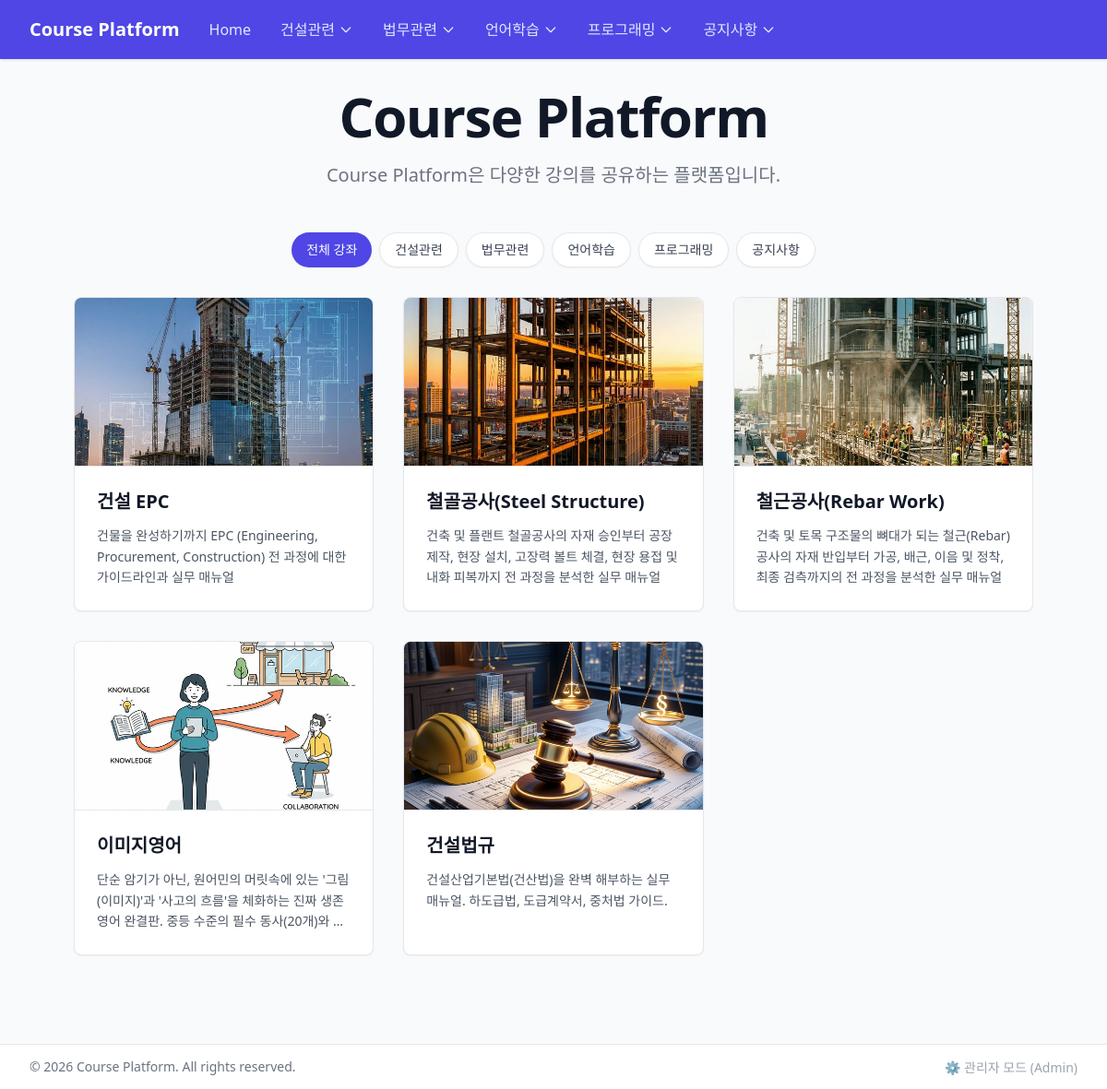
Before: / with the older database file.
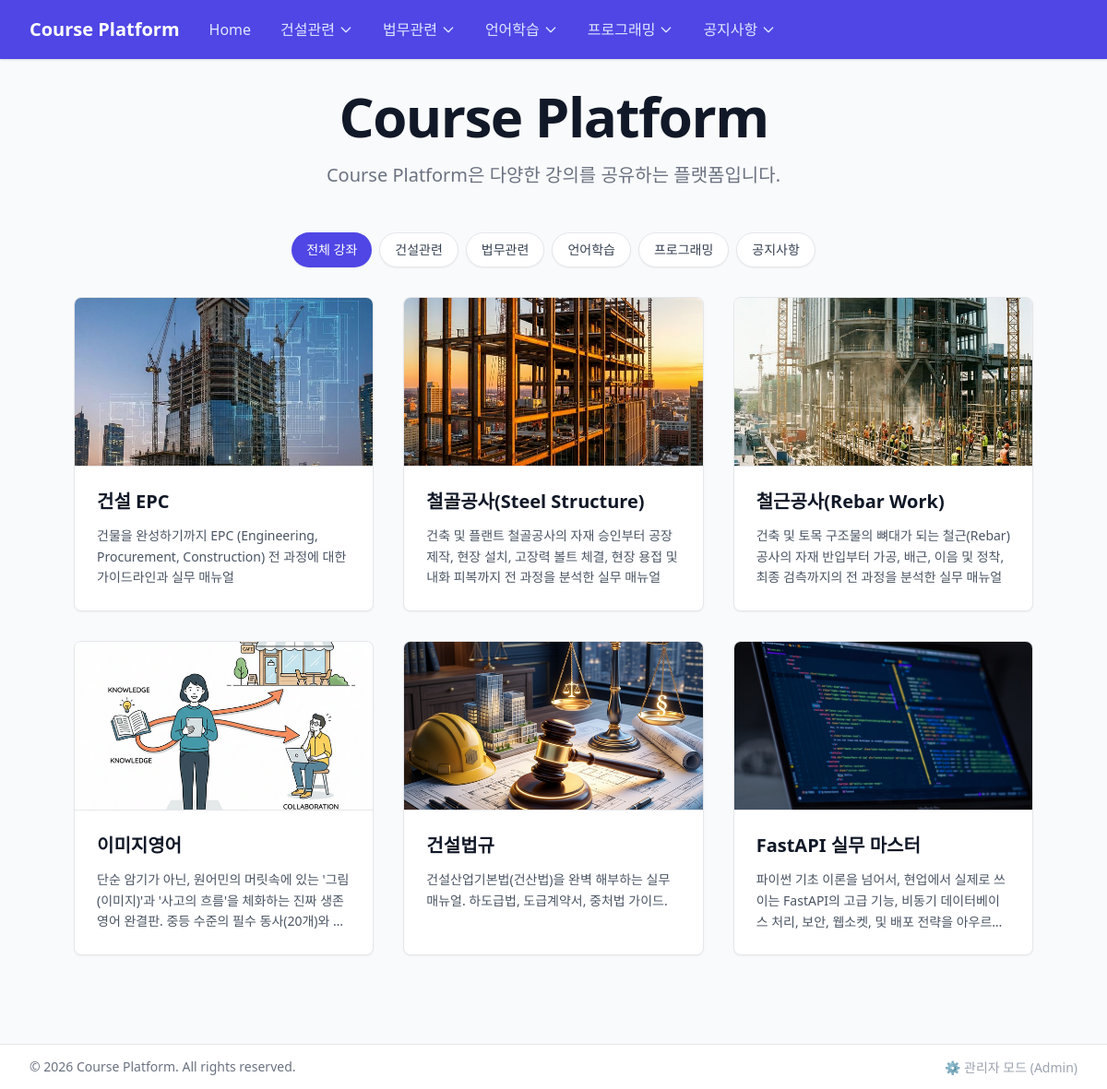
After: the same page with the newer database file.
### models/__init__.py (models this page shows)
class Category(SQLModel, table=True):
    id: Optional[int] = Field(default=None, primary_key=True)
    name: str = Field(index=True, unique=True)
    order: int = Field(default=0)
    courses: List["Course"] = Relationship(back_populates="category")

class Course(SQLModel, table=True):
    id: Optional[int] = Field(default=None, primary_key=True)
    title: str
    description: Optional[str] = None
    thumbnail_url: Optional[str] = None
    category_id: Optional[int] = Field(default=None, foreign_key="category.id")
    category: Optional[Category] = Relationship(back_populates="courses")
    lessons: List["Lesson"] = Relationship(back_populates="course", cascade_delete=True)

### routers/public.py (the view)
@router.get("/")
def home(request: Request, session: Session = Depends(get_session)):
    courses = session.exec(select(Course)).all()
    categories = session.exec(select(Category).order_by(Category.order)).all()
    return templates.TemplateResponse(
        request=request, name="public/index.html", context={"categories": categories, "courses": courses}
    )

### templates/public/index.html (shortened to what this page needs)
{% extends "public/base.html" %}
{% block content %}
<div class="w-full flex-1 overflow-y-auto min-h-0">
    <div class="text-center mb-12">
        <h1 class="text-4xl font-extrabold text-gray-900 sm:text-5xl sm:tracking-tight lg:text-6xl">
            Course Platform
        </h1>
        <p class="mt-5 max-w-xl mx-auto text-xl text-gray-500">
            Course Platform은 다양한 강의를 공유하는 플랫폼입니다.
        </p>
    </div>
    <div class="max-w-7xl mx-auto px-4 sm:px-6 lg:px-8 mb-16">
        {% if courses %}
        <div class="mb-8 flex flex-wrap gap-2 justify-center" id="category-tabs">
            <button
                class="category-tab active px-4 py-2 rounded-full text-sm font-medium transition-colors bg-indigo-600 text-white shadow-sm"
                data-filter="all">
                전체 강좌
            </button>
            {% for cat in categories %}
            <button
                class="category-tab px-4 py-2 rounded-full text-sm font-medium transition-colors bg-white text-gray-700 hover:bg-gray-50 border border-gray-200 shadow-sm"
                data-filter="{{ cat.id }}">
                {{ cat.name }}
            </button>
            {% endfor %}
        </div>
        <div class="grid grid-cols-1 sm:grid-cols-2 lg:grid-cols-3 gap-8" id="course-grid">
            {% for course in courses %}
            <div class="course-card bg-white border border-gray-200 rounded-lg shadow-sm hover:shadow-md transition-shadow duration-200 overflow-hidden flex flex-col h-full relative group"
                data-category-id="{{ course.category_id }}">
                <a href="/courses/{{ course.id }}"
                    class="block flex-shrink-0 relative w-full pt-[56.25%] bg-gray-100 border-b border-gray-200 overflow-hidden">
                    {% if course.thumbnail_url %}
                    <img src="{{ course.thumbnail_url }}" alt="Course Thumbnail"
                        class="absolute inset-0 w-full h-full object-cover transform group-hover:scale-105 transition-transform duration-300">
                    {% else %}
                    <div class="absolute inset-0 flex items-center justify-center text-gray-400">
                        <span>No Image</span>
                    </div>
                    {% endif %}
                </a>
                <div class="p-6 flex flex-col flex-grow">
                    <a href="/courses/{{ course.id }}"
                        class="block flex-grow focus:outline-none focus:ring-2 focus:ring-offset-2 focus:ring-indigo-500 rounded-sm">
                        <h3
                            class="text-xl font-bold text-gray-900 group-hover:text-indigo-600 transition-colors line-clamp-2 mb-3">
                            {{ course.title }}
                        </h3>
                        <p class="text-sm text-gray-600 line-clamp-3 leading-relaxed">
                            {{ course.description }}
                        </p>
                    </a>
                </div>
            </div>
            {% endfor %}
        </div>
        {% else %}
        <div class="text-center py-12 bg-white rounded-lg border border-gray-200">
            <p class="text-gray-500 text-lg">아직 등록된 강좌가 없습니다.</p>
        </div>
        {% endif %}
    </div>
</div>
{% endblock %}

### templates/public/base.html (shortened to what this page needs)
<!DOCTYPE html>
<html lang="en">
<head>
    <script src="https://cdn.tailwindcss.com"></script>
    <script src="https://cdn.tailwindcss.com?plugins=typography"></script>
</head>
<body class="bg-gray-50 min-h-screen lg:h-screen lg:overflow-hidden font-sans flex flex-col">
    <nav class="bg-indigo-600 shadow shrink-0 z-20 relative">
        <div class="max-w-7xl mx-auto px-4 sm:px-6 lg:px-8">
            <div class="flex justify-between h-16">
                <div class="flex flex-1">
                    <div class="flex-shrink-0 flex items-center">
                        <a href="/" class="text-xl font-bold text-white">Course Platform</a>
                    </div>
                    <div class="hidden sm:ml-8 sm:flex sm:space-x-8 items-center">
                        <a href="/" class="text-indigo-100 font-medium hover:text-white transition-colors">Home</a>
                        {% if categories %}
                        {% for cat in categories %}
                        <div class="relative group">
                            <button
                                class="text-indigo-100 font-medium hover:text-white transition-colors flex items-center gap-1 focus:outline-none">
                                {{ cat.name }}
                                <svg class="w-4 h-4" fill="none" stroke="currentColor" viewBox="0 0 24 24">
                                    <path stroke-linecap="round" stroke-linejoin="round" stroke-width="2"
                                        d="M19 9l-7 7-7-7"></path>
                                </svg>
                            </button>
                        </div>
                        {% endfor %}
                        {% endif %}
                    </div>
                </div>
            </div>
        </div>
    </nav>
    <main class="flex-grow w-full py-8 px-4 sm:px-6 lg:px-12 flex flex-col min-h-0">
        {% block content %}{% endblock %}
    </main>
    <footer class="bg-white border-t border-gray-200 mt-auto py-3 shrink-0 z-10 relative">
        <div
            class="max-w-7xl mx-auto px-4 sm:px-6 lg:px-8 flex flex-col md:flex-row justify-between items-center gap-4">
            <p class="text-sm text-gray-500">&copy; 2026 Course Platform. All rights reserved.</p>
            <div>
                <a href="/admin" target='_blank' class="text-sm text-gray-400 hover:text-gray-700 transition">⚙️ 관리자 모드
                    (Admin)</a>
            </div>
        </div>
    </footer>
</body>
</html>

Changed rows visible on the page:
added Course: thumbnail_url (picture), title "FastAPI 실무 마스터", description "파이썬 기초 이론을 넘어서, 현업에서 실제로 쓰이는 FastAPI의 고급 기능, 비동기 데이터베이스 처리, 보안, 웹소켓, 및 배포 전략을…"
